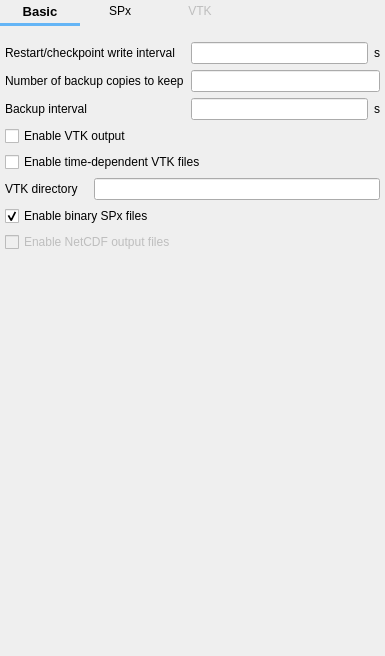
<?xml version="1.0" encoding="UTF-8"?>
<ui version="4.0">
 <class>output</class>
 <widget class="QWidget" name="output">
  <property name="geometry">
   <rect>
    <x>0</x>
    <y>0</y>
    <width>385</width>
    <height>656</height>
   </rect>
  </property>
  <layout class="QVBoxLayout" name="verticalLayout">
   <property name="leftMargin">
    <number>0</number>
   </property>
   <property name="topMargin">
    <number>0</number>
   </property>
   <property name="rightMargin">
    <number>0</number>
   </property>
   <property name="bottomMargin">
    <number>0</number>
   </property>
   <item>
    <widget class="QFrame" name="top_frame">
     <property name="styleSheet">
      <string notr="true">QPushButton:hover {
    color:#64B5F6;;
    background-color: transparent;
}
QPushButton:pressed {
    color: #64B5F6;
    background-color: transparent;
}
QPushButton:checked {
    font: bold;
    background-color: transparent;
}
</string>
     </property>
     <property name="frameShape">
      <enum>QFrame::NoFrame</enum>
     </property>
     <property name="frameShadow">
      <enum>QFrame::Plain</enum>
     </property>
     <layout class="QGridLayout" name="gridlayout_tab_btns">
      <property name="leftMargin">
       <number>0</number>
      </property>
      <property name="topMargin">
       <number>0</number>
      </property>
      <property name="rightMargin">
       <number>0</number>
      </property>
      <property name="bottomMargin">
       <number>5</number>
      </property>
      <property name="spacing">
       <number>0</number>
      </property>
      <item row="1" column="0">
       <widget class="Line" name="line_output">
        <property name="sizePolicy">
         <sizepolicy hsizetype="Preferred" vsizetype="Fixed">
          <horstretch>0</horstretch>
          <verstretch>0</verstretch>
         </sizepolicy>
        </property>
        <property name="minimumSize">
         <size>
          <width>0</width>
          <height>3</height>
         </size>
        </property>
        <property name="maximumSize">
         <size>
          <width>16777215</width>
          <height>3</height>
         </size>
        </property>
        <property name="autoFillBackground">
         <bool>false</bool>
        </property>
        <property name="styleSheet">
         <string notr="true">QWidget{
  background-color: #64B5F6;
  border-color: #64B5F6;
}</string>
        </property>
        <property name="frameShadow">
         <enum>QFrame::Sunken</enum>
        </property>
        <property name="lineWidth">
         <number>0</number>
        </property>
        <property name="orientation">
         <enum>Qt::Horizontal</enum>
        </property>
       </widget>
      </item>
      <item row="0" column="2">
       <widget class="QPushButton" name="pushbutton_spx">
        <property name="enabled">
         <bool>true</bool>
        </property>
        <property name="text">
         <string>SPx</string>
        </property>
        <property name="flat">
         <bool>true</bool>
        </property>
       </widget>
      </item>
      <item row="0" column="4">
       <spacer name="horizontalSpacer">
        <property name="orientation">
         <enum>Qt::Horizontal</enum>
        </property>
        <property name="sizeHint" stdset="0">
         <size>
          <width>40</width>
          <height>20</height>
         </size>
        </property>
       </spacer>
      </item>
      <item row="0" column="0">
       <widget class="QPushButton" name="pushbutton_basic">
        <property name="font">
         <font>
          <pointsize>10</pointsize>
          <weight>75</weight>
          <bold>true</bold>
         </font>
        </property>
        <property name="text">
         <string>Basic</string>
        </property>
        <property name="flat">
         <bool>true</bool>
        </property>
       </widget>
      </item>
      <item row="0" column="3">
       <widget class="QPushButton" name="pushbutton_vtk">
        <property name="enabled">
         <bool>false</bool>
        </property>
        <property name="toolTip">
         <string>Discrete Element Model</string>
        </property>
        <property name="text">
         <string>VTK</string>
        </property>
        <property name="flat">
         <bool>true</bool>
        </property>
       </widget>
      </item>
     </layout>
    </widget>
   </item>
   <item>
    <widget class="QStackedWidget" name="stackedwidget_output">
     <property name="currentIndex">
      <number>0</number>
     </property>
     <widget class="QWidget" name="page_basic">
      <layout class="QGridLayout" name="gridLayout">
       <property name="leftMargin">
        <number>5</number>
       </property>
       <property name="topMargin">
        <number>5</number>
       </property>
       <property name="rightMargin">
        <number>5</number>
       </property>
       <property name="bottomMargin">
        <number>0</number>
       </property>
       <item row="0" column="0" colspan="2">
        <widget class="QLabel" name="label_res_dt">
         <property name="text">
          <string>Restart/checkpoint write interval</string>
         </property>
        </widget>
       </item>
       <item row="0" column="3">
        <widget class="LineEdit" name="lineedit_keyword_res_dt"/>
       </item>
       <item row="0" column="4">
        <widget class="QLabel" name="label_res_dt_units">
         <property name="text">
          <string>s</string>
         </property>
        </widget>
       </item>
       <item row="1" column="0" colspan="3">
        <widget class="QLabel" name="label_res_backups">
         <property name="text">
          <string>Number of backup copies to keep</string>
         </property>
        </widget>
       </item>
       <item row="1" column="3" colspan="2">
        <widget class="LineEdit" name="lineedit_keyword_res_backups"/>
       </item>
       <item row="2" column="0">
        <widget class="QLabel" name="label_res_backup_dt">
         <property name="text">
          <string>Backup interval</string>
         </property>
        </widget>
       </item>
       <item row="2" column="4">
        <widget class="QLabel" name="label_res_backup_dt_units">
         <property name="text">
          <string>s</string>
         </property>
        </widget>
       </item>
       <item row="3" column="0" colspan="2">
        <widget class="CheckBox" name="checkbox_keyword_write_vtk_files">
         <property name="text">
          <string>Enable VTK output</string>
         </property>
        </widget>
       </item>
       <item row="4" column="0" colspan="4">
        <widget class="CheckBox" name="checkbox_keyword_time_dependent_filename">
         <property name="text">
          <string>Enable time-dependent VTK files</string>
         </property>
        </widget>
       </item>
       <item row="5" column="0">
        <widget class="QLabel" name="label_vtu_dir">
         <property name="text">
          <string>VTK directory</string>
         </property>
        </widget>
       </item>
       <item row="6" column="0" colspan="2">
        <widget class="CheckBox" name="checkbox_binary_spx_files">
         <property name="enabled">
          <bool>true</bool>
         </property>
         <property name="toolTip">
          <string>Feature under development</string>
         </property>
         <property name="text">
          <string>Enable binary SPx files</string>
         </property>
         <property name="checkable">
          <bool>true</bool>
         </property>
         <property name="checked">
          <bool>true</bool>
         </property>
        </widget>
       </item>
       <item row="7" column="0" colspan="2">
        <widget class="CheckBox" name="checkbox_netcdf_files">
         <property name="enabled">
          <bool>false</bool>
         </property>
         <property name="toolTip">
          <string>Feature under development, currently not available</string>
         </property>
         <property name="text">
          <string>Enable NetCDF output files</string>
         </property>
        </widget>
       </item>
       <item row="8" column="1">
        <spacer name="verticalSpacer">
         <property name="orientation">
          <enum>Qt::Vertical</enum>
         </property>
         <property name="sizeHint" stdset="0">
          <size>
           <width>20</width>
           <height>40</height>
          </size>
         </property>
        </spacer>
       </item>
       <item row="2" column="3">
        <widget class="LineEdit" name="lineedit_keyword_res_backup_dt"/>
       </item>
       <item row="5" column="1" colspan="4">
        <widget class="LineEdit" name="lineedit_keyword_vtu_dir"/>
       </item>
      </layout>
     </widget>
     <widget class="QWidget" name="page_spx">
      <layout class="QGridLayout" name="gridLayout_3">
       <property name="leftMargin">
        <number>5</number>
       </property>
       <property name="topMargin">
        <number>5</number>
       </property>
       <property name="rightMargin">
        <number>5</number>
       </property>
       <property name="bottomMargin">
        <number>0</number>
       </property>
       <item row="0" column="0">
        <widget class="QGroupBox" name="groupbox_write_intervals">
         <property name="maximumSize">
          <size>
           <width>16777215</width>
           <height>16777215</height>
          </size>
         </property>
         <property name="title">
          <string>Write Intervals</string>
         </property>
         <property name="flat">
          <bool>true</bool>
         </property>
         <layout class="QGridLayout" name="gridLayout_2">
          <property name="leftMargin">
           <number>0</number>
          </property>
          <property name="topMargin">
           <number>5</number>
          </property>
          <property name="rightMargin">
           <number>0</number>
          </property>
          <property name="bottomMargin">
           <number>0</number>
          </property>
          <item row="9" column="0">
           <widget class="QLabel" name="label_spx_dt_args_10">
            <property name="text">
             <string>Reaction rates</string>
            </property>
           </widget>
          </item>
          <item row="9" column="1">
           <widget class="LineEdit" name="lineedit_keyword_spx_dt_args_10"/>
          </item>
          <item row="9" column="2">
           <widget class="QLabel" name="label_spx_dt_units_args_10">
            <property name="text">
             <string>s</string>
            </property>
           </widget>
          </item>
          <item row="10" column="0">
           <widget class="QLabel" name="label_spx_dt_args_11">
            <property name="text">
             <string>Turbulence quantities</string>
            </property>
           </widget>
          </item>
          <item row="10" column="2">
           <widget class="QLabel" name="label_spx_dt_units_args_11">
            <property name="text">
             <string>s</string>
            </property>
           </widget>
          </item>
          <item row="7" column="0">
           <widget class="QLabel" name="label_spx_dt_args_8">
            <property name="text">
             <string>Granular temperature</string>
            </property>
           </widget>
          </item>
          <item row="7" column="1">
           <widget class="LineEdit" name="lineedit_keyword_spx_dt_args_8"/>
          </item>
          <item row="7" column="2">
           <widget class="QLabel" name="label_spx_dt_units_args_8">
            <property name="text">
             <string>s</string>
            </property>
           </widget>
          </item>
          <item row="8" column="0">
           <widget class="QLabel" name="label_spx_dt_args_9">
            <property name="text">
             <string>User defined scalars</string>
            </property>
           </widget>
          </item>
          <item row="1" column="1">
           <widget class="LineEdit" name="lineedit_keyword_spx_dt_args_2"/>
          </item>
          <item row="1" column="2">
           <widget class="QLabel" name="label_spx_dt_units_args_2">
            <property name="text">
             <string>s</string>
            </property>
           </widget>
          </item>
          <item row="2" column="0">
           <widget class="QLabel" name="label_spx_dt_args_3">
            <property name="text">
             <string>Fluid velocity</string>
            </property>
           </widget>
          </item>
          <item row="0" column="0">
           <widget class="QLabel" name="label_spx_dt_args_1">
            <property name="text">
             <string>Fluid volume fraction</string>
            </property>
           </widget>
          </item>
          <item row="0" column="1">
           <widget class="LineEdit" name="lineedit_keyword_spx_dt_args_1"/>
          </item>
          <item row="8" column="1">
           <widget class="LineEdit" name="lineedit_keyword_spx_dt_args_7"/>
          </item>
          <item row="8" column="2">
           <widget class="QLabel" name="label_spx_dt_units_args_9">
            <property name="text">
             <string>s</string>
            </property>
           </widget>
          </item>
          <item row="10" column="1">
           <widget class="LineEdit" name="lineedit_keyword_spx_dt_args_11"/>
          </item>
          <item row="5" column="1">
           <widget class="LineEdit" name="lineedit_keyword_spx_dt_args_6"/>
          </item>
          <item row="5" column="2">
           <widget class="QLabel" name="label_spx_dt_units_args_6">
            <property name="text">
             <string>s</string>
            </property>
           </widget>
          </item>
          <item row="6" column="0">
           <widget class="QLabel" name="label_spx_dt_args_7">
            <property name="text">
             <string>Mass fractions</string>
            </property>
           </widget>
          </item>
          <item row="6" column="1">
           <widget class="LineEdit" name="lineedit_keyword_spx_dt_args_9"/>
          </item>
          <item row="6" column="2">
           <widget class="QLabel" name="label_spx_dt_units_args_7">
            <property name="text">
             <string>s</string>
            </property>
           </widget>
          </item>
          <item row="4" column="2">
           <widget class="QLabel" name="label_spx_dt_units_args_5">
            <property name="text">
             <string>s</string>
            </property>
           </widget>
          </item>
          <item row="5" column="0">
           <widget class="QLabel" name="label_spx_dt_args_6">
            <property name="text">
             <string>Temperature</string>
            </property>
           </widget>
          </item>
          <item row="2" column="1">
           <widget class="LineEdit" name="lineedit_keyword_spx_dt_args_3"/>
          </item>
          <item row="2" column="2">
           <widget class="QLabel" name="label_spx_dt_units_args_3">
            <property name="text">
             <string>s</string>
            </property>
           </widget>
          </item>
          <item row="3" column="0">
           <widget class="QLabel" name="label_spx_dt_args_4">
            <property name="text">
             <string>Solids velocity</string>
            </property>
           </widget>
          </item>
          <item row="3" column="1">
           <widget class="LineEdit" name="lineedit_keyword_spx_dt_args_4"/>
          </item>
          <item row="3" column="2">
           <widget class="QLabel" name="label_spx_dt_units_args_4">
            <property name="text">
             <string>s</string>
            </property>
           </widget>
          </item>
          <item row="4" column="0">
           <widget class="QLabel" name="label_spx_dt_args_5">
            <property name="text">
             <string>Solids bulk density</string>
            </property>
           </widget>
          </item>
          <item row="4" column="1">
           <widget class="LineEdit" name="lineedit_keyword_spx_dt_args_5"/>
          </item>
          <item row="0" column="2">
           <widget class="QLabel" name="label_spx_dt_units_args_1">
            <property name="text">
             <string>s</string>
            </property>
           </widget>
          </item>
          <item row="1" column="0">
           <widget class="QLabel" name="label_spx_dt_args_2">
            <property name="text">
             <string>Fluid and solids pressure</string>
            </property>
           </widget>
          </item>
         </layout>
        </widget>
       </item>
       <item row="1" column="0">
        <spacer name="verticalSpacer_2">
         <property name="orientation">
          <enum>Qt::Vertical</enum>
         </property>
         <property name="sizeHint" stdset="0">
          <size>
           <width>20</width>
           <height>40</height>
          </size>
         </property>
        </spacer>
       </item>
      </layout>
     </widget>
     <widget class="QWidget" name="page_vtk"/>
    </widget>
   </item>
  </layout>
 </widget>
 <customwidgets>
  <customwidget>
   <class>CheckBox</class>
   <extends>QCheckBox</extends>
   <header>mfixgui.widgets.base</header>
  </customwidget>
  <customwidget>
   <class>LineEdit</class>
   <extends>QLineEdit</extends>
   <header>mfixgui.widgets.base</header>
  </customwidget>
 </customwidgets>
 <resources/>
 <connections/>
</ui>
